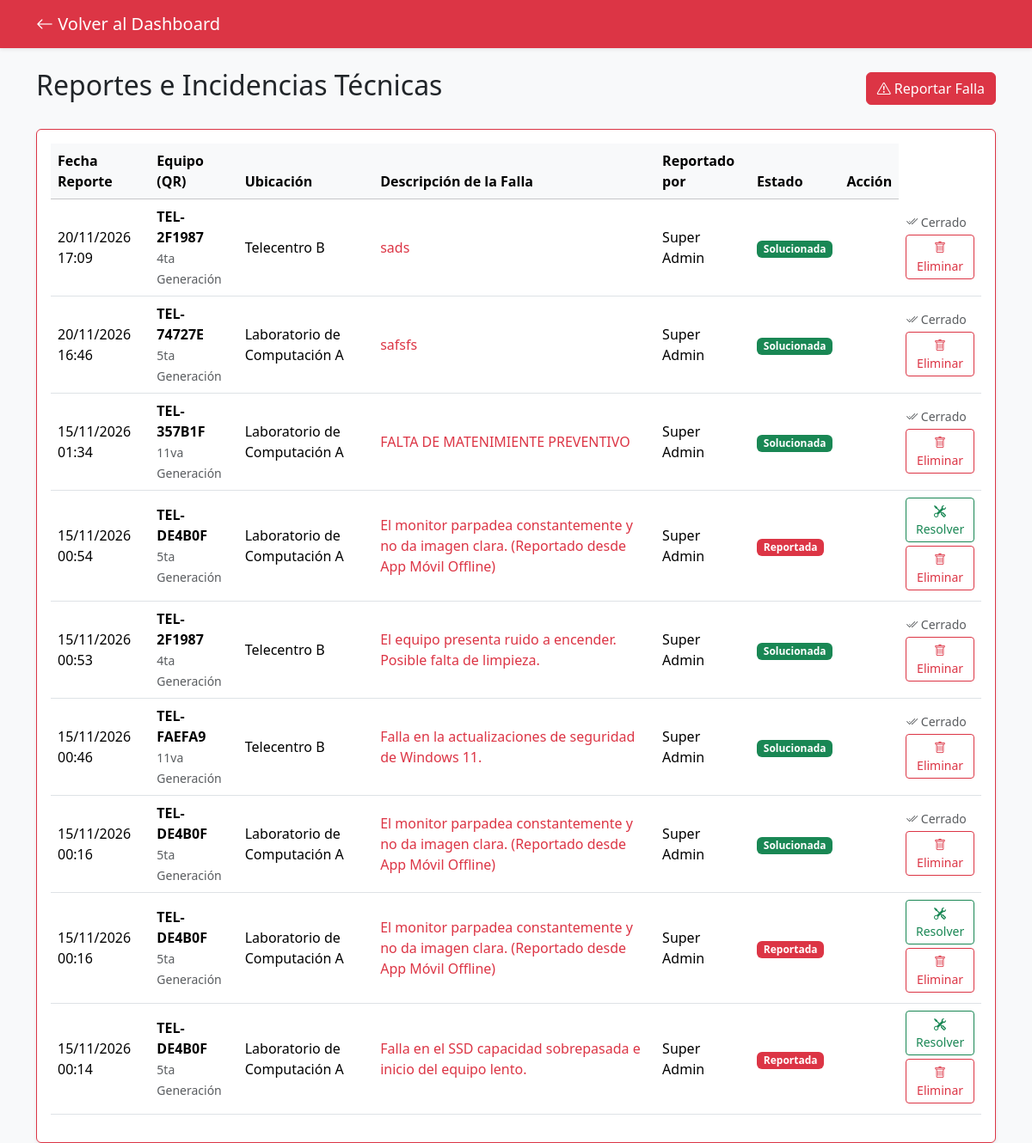
Page /views/incidencias.php (signed in) on the committed database.
### tables this page shows
CREATE TABLE `incidencias` (
  `id` varchar(36) NOT NULL,
  `equipo_id` int(11) NOT NULL,
  `usuario_id` int(11) NOT NULL,
  `descripcion` text NOT NULL,
  `estado_incidencia` enum('Reportada','En Revisión','Solucionada') DEFAULT 'Reportada',
  `fecha_reporte` datetime NOT NULL,
  `sincronizado_en` timestamp NOT NULL DEFAULT current_timestamp(),
  PRIMARY KEY (`id`),
  KEY `equipo_id` (`equipo_id`),
  KEY `usuario_id` (`usuario_id`),
  CONSTRAINT `incidencias_ibfk_1` FOREIGN KEY (`equipo_id`) REFERENCES `equipos` (`id`),
  CONSTRAINT `incidencias_ibfk_2` FOREIGN KEY (`usuario_id`) REFERENCES `usuarios` (`id`)
);

CREATE TABLE `equipos` (
  `id` int(11) NOT NULL AUTO_INCREMENT,
  `ambiente_id` int(11) NOT NULL,
  `codigo_qr` varchar(100) NOT NULL,
  `generacion` varchar(50) NOT NULL,
  `procesador` varchar(100) DEFAULT NULL,
  `memoria_ram` varchar(50) DEFAULT NULL,
  `almacenamiento` varchar(50) DEFAULT NULL,
  `estado_operativo` enum('Operativo','Con Fallas','Inoperativo','De Baja') DEFAULT 'Operativo',
  `fecha_registro` timestamp NOT NULL DEFAULT current_timestamp(),
  PRIMARY KEY (`id`),
  UNIQUE KEY `codigo_qr` (`codigo_qr`),
  KEY `ambiente_id` (`ambiente_id`),
  CONSTRAINT `equipos_ibfk_1` FOREIGN KEY (`ambiente_id`) REFERENCES `ambientes` (`id`)
);

CREATE TABLE `ambientes` (
  `id` int(11) NOT NULL AUTO_INCREMENT,
  `nombre` varchar(100) NOT NULL,
  `ubicacion` varchar(255) DEFAULT NULL,
  `creado_en` timestamp NOT NULL DEFAULT current_timestamp(),
  PRIMARY KEY (`id`)
);

CREATE TABLE `usuarios` (
  `id` int(11) NOT NULL AUTO_INCREMENT,
  `rol_id` int(11) NOT NULL,
  `nombre` varchar(100) NOT NULL,
  `correo` varchar(100) NOT NULL,
  `password` varchar(255) NOT NULL,
  `estado` tinyint(1) DEFAULT 1,
  PRIMARY KEY (`id`),
  UNIQUE KEY `correo` (`correo`),
  KEY `rol_id` (`rol_id`),
  CONSTRAINT `usuarios_ibfk_1` FOREIGN KEY (`rol_id`) REFERENCES `roles` (`id`)
);

### app/Models/Incidencia.php (called while the page is built, shortened)
<?php
require_once __DIR__ . '/../../config/database.php';
class Incidencia {
    public static function obtenerTodas() {
        global $pdo;
        $stmt = $pdo->query("SELECT i.id, i.equipo_id, i.descripcion, i.estado_incidencia, i.fecha_reporte,
                                    e.codigo_qr, e.generacion, a.nombre as ambiente, u.nombre as reportador
                             FROM incidencias i
                             JOIN equipos e ON i.equipo_id = e.id
                             JOIN ambientes a ON e.ambiente_id = a.id
                             JOIN usuarios u ON i.usuario_id = u.id
                             ORDER BY i.fecha_reporte DESC");
        return $stmt->fetchAll(PDO::FETCH_ASSOC);
    }
}
?>

### views/incidencias.php (the view, shortened to what this page needs)
<?php
require_once '../app/Models/Incidencia.php';
$incidencias = Incidencia::obtenerTodas();
?>
<!DOCTYPE html>
<html lang="es">
<head>
    <link href="https://cdn.jsdelivr.net/npm/bootstrap@5.3.2/dist/css/bootstrap.min.css" rel="stylesheet">
    <link rel="stylesheet" href="https://cdn.jsdelivr.net/npm/bootstrap-icons@1.11.1/font/bootstrap-icons.css">
</head>
<body class="bg-light">
<nav class="navbar navbar-expand-lg navbar-dark bg-danger shadow-sm">
    <div class="container">
        <a class="navbar-brand" href="dashboard.php"><i class="bi bi-arrow-left"></i> Volver al Dashboard</a>
    </div>
</nav>
<div class="container mt-4">
    <div class="d-flex justify-content-between align-items-center mb-4">
        <h2>Reportes e Incidencias Técnicas</h2>
        <button class="btn btn-danger" data-bs-toggle="modal" data-bs-target="#modalNuevaIncidencia">
            <i class="bi bi-exclamation-triangle"></i> Reportar Falla
        </button>
    </div>
    <div class="card shadow-sm border-danger">
        <div class="card-body">
            <table class="table table-hover align-middle">
                <thead class="table-light">
                    <tr>
                        <th>Fecha Reporte</th>
                        <th>Equipo (QR)</th>
                        <th>Ubicación</th>
                        <th>Descripción de la Falla</th>
                        <th>Reportado por</th>
                        <th>Estado</th>
                        <th>Acción</th>
                    </tr>
                </thead>
                <tbody>
                    <?php foreach($incidencias as $incidencia): ?>
                    <tr>
                        <td><?php echo date('d/m/Y H:i', strtotime($incidencia['fecha_reporte'])); ?></td>
                        <td><strong><?php echo htmlspecialchars($incidencia['codigo_qr']); ?></strong><br><small class="text-muted"><?php echo htmlspecialchars($incidencia['generacion']); ?></small></td>
                        <td><?php echo htmlspecialchars($incidencia['ambiente']); ?></td>
                        <td class="text-danger"><?php echo htmlspecialchars($incidencia['descripcion']); ?></td>
                        <td><?php echo htmlspecialchars($incidencia['reportador']); ?></td>
                        <td>
                            <?php if($incidencia['estado_incidencia'] == 'Reportada'): ?>
                                <span class="badge bg-danger">Reportada</span>
                            <?php elseif($incidencia['estado_incidencia'] == 'En Revisión'): ?>
                                <span class="badge bg-warning text-dark">En Revisión</span>
                            <?php else: ?>
                                <span class="badge bg-success">Solucionada</span>
                            <?php endif; ?>
                        </td>
                        <td>
                        <td>
    <?php if ($_SESSION['rol'] == 'Administrador' || $_SESSION['rol'] == 'Técnico'): ?>
        <?php
        $id_inc = $incidencia['id'];
        $id_eq  = $incidencia['equipo_id'];
        $url_resolver = "../app/Controllers/ResolverIncidenciaController.php?id=" . urlencode($id_inc) . "&equipo_id=" . urlencode($id_eq);
        $url_eliminar = "../app/Controllers/EliminarIncidenciaController.php?id=" . urlencode($id_inc) . "&equipo_id=" . urlencode($id_eq);
        ?>
        <?php if($incidencia['estado_incidencia'] != 'Solucionada'): ?>
            <a href="<?php echo htmlspecialchars($url_resolver); ?>"
               class="btn btn-sm btn-outline-success mb-1 d-block"
               title="Marcar como Solucionada"
               onclick="confirmarAccion(event, '¿Solucionar incidencia?', 'El reporte pasará a estado Solucionada y el equipo volverá a estar operativo.', 'Sí, solucionar', '#198754')">
                <i class="bi bi-tools"></i> Resolver
            </a>
        <?php else: ?>
            <span class="text-muted small d-block mb-1"><i class="bi bi-check2-all"></i> Cerrado</span>
        <?php endif; ?>
        <a href="<?php echo htmlspecialchars($url_eliminar); ?>"
           class="btn btn-sm btn-outline-danger mb-1 d-block"
           title="Eliminar reporte"
           onclick="confirmarAccion(event, '¿Eliminar reporte?', 'Esta acción eliminará la incidencia de forma permanente.', 'Sí, eliminar', '#dc3545')">
            <i class="bi bi-trash"></i> Eliminar
        </a>
    <?php endif; ?>
</td>
                    </tr>
                    <?php endforeach; ?>
                </tbody>
            </table>
        </div>
    </div>
</div>
</body>
</html>

### rows in the picture
incidencias: fecha_reporte "20/11/2026 17:09", equipo.codigo_qr "TEL-2F1987", equipo.generacion "4ta Generación", ambientes.nombre "Telecentro B", descripcion "sads", usuario.nombre "Super Admin", estado_incidencia "Solucionada"
incidencias: fecha_reporte "20/11/2026 16:46", equipo.codigo_qr "TEL-74727E", equipo.generacion "5ta Generación", ambientes.nombre "Laboratorio de Computación A", descripcion "safsfs", usuario.nombre "Super Admin", estado_incidencia "Solucionada"
incidencias: fecha_reporte "15/11/2026 01:34", equipo.codigo_qr "TEL-357B1F", equipo.generacion "11va Generación", ambientes.nombre "Laboratorio de Computación A", descripcion "FALTA DE MATENIMIENTE PREVENTIVO", usuario.nombre "Super Admin", estado_incidencia "Solucionada"
incidencias: fecha_reporte "15/11/2026 00:54", equipo.codigo_qr "TEL-DE4B0F", equipo.generacion "5ta Generación", ambientes.nombre "Laboratorio de Computación A", descripcion "El monitor parpadea constantemente y no da imagen clara. (Reportado desde App Móvil Offline)", usuario.nombre "Super Admin", estado_incidencia "Reportada"
incidencias: fecha_reporte "15/11/2026 00:53", equipo.codigo_qr "TEL-2F1987", equipo.generacion "4ta Generación", ambientes.nombre "Telecentro B", descripcion "El equipo presenta ruido a encender. Posible falta de limpieza.", usuario.nombre "Super Admin", estado_incidencia "Solucionada"
incidencias: fecha_reporte "15/11/2026 00:46", equipo.codigo_qr "TEL-FAEFA9", equipo.generacion "11va Generación", ambientes.nombre "Telecentro B", descripcion "Falla en la actualizaciones de seguridad de Windows 11.", usuario.nombre "Super Admin", estado_incidencia "Solucionada"
incidencias: fecha_reporte "15/11/2026 00:16", equipo.codigo_qr "TEL-DE4B0F", equipo.generacion "5ta Generación", ambientes.nombre "Laboratorio de Computación A", descripcion "El monitor parpadea constantemente y no da imagen clara. (Reportado desde App Móvil Offline)", usuario.nombre "Super Admin", estado_incidencia "Solucionada"
incidencias: fecha_reporte "15/11/2026 00:16", equipo.codigo_qr "TEL-DE4B0F", equipo.generacion "5ta Generación", ambientes.nombre "Laboratorio de Computación A", descripcion "El monitor parpadea constantemente y no da imagen clara. (Reportado desde App Móvil Offline)", usuario.nombre "Super Admin", estado_incidencia "Reportada"
incidencias: fecha_reporte "15/11/2026 00:14", equipo.codigo_qr "TEL-DE4B0F", equipo.generacion "5ta Generación", ambientes.nombre "Laboratorio de Computación A", descripcion "Falla en el SSD capacidad sobrepasada e inicio del equipo lento.", usuario.nombre "Super Admin", estado_incidencia "Reportada"
